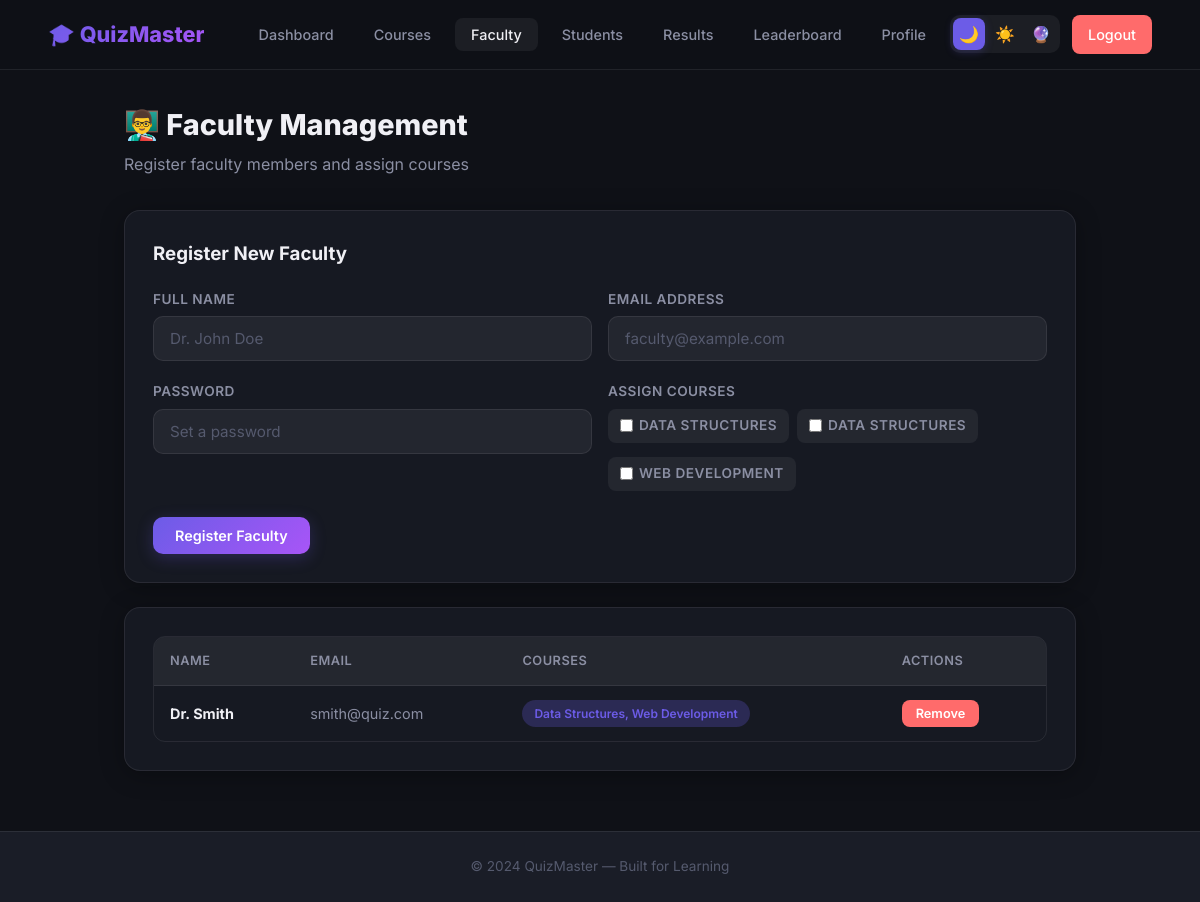
Screenshot of /admin/faculty (signed in) with the database file from the repository.
### tables this page shows
CREATE TABLE courses (
        id INTEGER PRIMARY KEY AUTOINCREMENT,
        name TEXT NOT NULL,
        code TEXT UNIQUE NOT NULL,
        description TEXT,
        created_by INTEGER,
        is_active INTEGER DEFAULT 1,
        created_at TIMESTAMP DEFAULT CURRENT_TIMESTAMP,
        FOREIGN KEY (created_by) REFERENCES users(id)
    );

CREATE TABLE users (
        id INTEGER PRIMARY KEY AUTOINCREMENT,
        name TEXT NOT NULL,
        email TEXT UNIQUE NOT NULL,
        password TEXT NOT NULL,
        role TEXT NOT NULL DEFAULT 'student',
        created_at TIMESTAMP DEFAULT CURRENT_TIMESTAMP
    );

### app.py (the view, shortened to what this page needs)
@app.route("/admin/faculty", methods=["GET", "POST"])
@admin_required
def admin_faculty():
    conn = get_db()
    faculty = conn.execute("""
        SELECT u.*, GROUP_CONCAT(c.name, ', ') as course_names
        FROM users u LEFT JOIN faculty_courses fc ON u.id = fc.faculty_id
        LEFT JOIN courses c ON fc.course_id = c.id
        WHERE u.role = 'faculty' GROUP BY u.id ORDER BY u.name
    """).fetchall()
    courses = conn.execute("SELECT * FROM courses ORDER BY name").fetchall()
    conn.close()
    return render_template("admin/faculty.html", faculty=faculty, courses=courses)

### app.py (called while the page is built)
@login_manager.user_loader
def load_user(user_id):
    conn = get_db()
    user = conn.execute("SELECT * FROM users WHERE id = ?", (user_id,)).fetchone()
    conn.close()
    if user:
        return User(user["id"], user["name"], user["email"], user["password"], user["role"], user["created_at"])
    return None

@app.context_processor
def inject_theme():
    theme = request.cookies.get("theme", "dark")
    return dict(current_theme=theme)

### database.py (called while the page is built)
def get_db():
    conn = sqlite3.connect(DB_PATH)
    conn.row_factory = sqlite3.Row
    conn.execute("PRAGMA foreign_keys = ON")
    return conn

### helpers.py (called while the page is built)
def admin_required(f):
    @wraps(f)
    @login_required
    def decorated_function(*args, **kwargs):
        if current_user.role != "admin":
            flash("Access denied. Admin privileges required.", "error")
            return redirect(url_for("login"))
        return f(*args, **kwargs)
    return decorated_function

### templates/admin/faculty.html (shortened to what this page needs)
{% extends "base.html" %}
{% block content %}
<div class="page-wrapper">
  <div class="container" style="max-width:1000px;">
    <div class="page-header animate-in">
      <h1>👨‍🏫 Faculty Management</h1>
      <p>Register faculty members and assign courses</p>
    </div>
    <div class="card animate-in mb-3">
      <div class="card-header"><h3>Register New Faculty</h3></div>
      <form method="POST">
        <div class="form-row">
          <div class="form-group">
            <label for="name">Full Name</label>
            <input type="text" name="name" id="name" class="form-control" placeholder="Dr. John Doe" required>
          </div>
          <div class="form-group">
            <label for="email">Email Address</label>
            <input type="email" name="email" id="email" class="form-control" placeholder="faculty@example.com" required>
          </div>
        </div>
        <div class="form-row">
          <div class="form-group">
            <label for="password">Password</label>
            <input type="password" name="password" id="password" class="form-control" placeholder="Set a password" required>
          </div>
          <div class="form-group">
            <label>Assign Courses</label>
            <div style="display:flex; flex-wrap:wrap; gap:8px;">
              {% for c in courses %}
              <label style="display:flex; align-items:center; gap:6px; padding:6px 12px; background:var(--bg-input); border-radius:8px; cursor:pointer; font-size:.85rem;">
                <input type="checkbox" name="course_ids" value="{{ c['id'] }}" style="accent-color:var(--accent);">
                {{ c['name'] }}
              </label>
              {% endfor %}
            </div>
          </div>
        </div>
        <button type="submit" class="btn btn-primary">Register Faculty</button>
      </form>
    </div>
    {% if faculty %}
    <div class="card animate-in">
      <div class="table-wrapper">
        <table>
          <thead><tr><th>Name</th><th>Email</th><th>Courses</th><th>Actions</th></tr></thead>
          <tbody>
            {% for f in faculty %}
            <tr>
              <td><strong>{{ f['name'] }}</strong></td>
              <td style="color:var(--text-secondary);">{{ f['email'] }}</td>
              <td>
                {% if f['course_names'] %}
                <span class="badge badge-accent">{{ f['course_names'] }}</span>
                {% else %}<span class="badge badge-warning">No courses</span>{% endif %}
              </td>
              <td>
                <form method="POST" class="confirm-delete" style="display:inline;">
                  <button type="submit" class="btn btn-sm btn-danger">Remove</button>
                </form>
              </td>
            </tr>
            {% endfor %}
          </tbody>
        </table>
      </div>
    </div>
    {% endif %}
  </div>
</div>
{% endblock %}

### static/css/style.css (style rules this page uses)
:root { --font: 'Inter', -apple-system, sans-serif; }
[data-theme="dark"] { --bg-primary: #0f1117; --bg-secondary: #1a1d27; --bg-card: rgba(26, 29, 39, .75); --bg-card-hover: rgba(30, 34, 48, .9); --bg-input: rgba(255, 255, 255, .06); --text-primary: #f0f0f5; --text-secondary: #8b8fa3; --text-muted: #555a6e; --border: rgba(255, 255, 255, .08); --border-hover: rgba(255, 255, 255, .15); --accent: #6c5ce7; --accent-hover: #7f70f0; --accent-glow: rgba(108, 92, 231, .25); --success: #00b894; --error: #ff6b6b; --warning: #fdcb6e; --info: #74b9ff; --gradient-primary: linear-gradient(135deg, #6c5ce7, #a855f7); --gradient-hero: linear-gradient(135deg, #0f1117 0%, #1a1040 50%, #0f1117 100%); --shadow-card: 0 4px 24px rgba(0, 0, 0, .3); --shadow-lg: 0 12px 40px rgba(0, 0, 0, .4); --nav-bg: rgba(15, 17, 23, .85); }
*, *::before, *::after { box-sizing: border-box; margin: 0; padding: 0; }
html { scroll-behavior: smooth; }
body { font-family: var(--font); background: var(--bg-primary); color: var(--text-primary); line-height: 1.6; min-height: 100vh; transition: background .3s, color .3s; }
.container { max-width: 1200px; margin: 0 auto; padding: 0 24px; }
.page-wrapper { min-height: calc(100vh - 70px); padding: 32px 0 60px; }
.card { background: var(--bg-card); backdrop-filter: blur(12px); -webkit-backdrop-filter: blur(12px); border: 1px solid var(--border); border-radius: 16px; padding: 28px; box-shadow: var(--shadow-card); transition: all .3s ease; }
.card-header { margin-bottom: 20px; }
.card-header h2, .card-header h3 { font-weight: 700; margin-bottom: 4px; }
.btn { display: inline-flex; align-items: center; gap: 8px; padding: 10px 22px; border-radius: 10px; font-size: .9rem; font-weight: 600; border: none; cursor: pointer; transition: all .25s ease; font-family: var(--font); text-decoration: none; }
.btn-primary { background: var(--gradient-primary); color: #fff; box-shadow: 0 4px 16px var(--accent-glow); }
.btn-danger { background: var(--error); color: #fff; }
.btn-sm { padding: 6px 14px; font-size: .8rem; border-radius: 8px; }
.form-group { margin-bottom: 20px; }
.form-group label { display: block; font-size: .85rem; font-weight: 600; color: var(--text-secondary); margin-bottom: 6px; text-transform: uppercase; letter-spacing: .5px; }
.form-control { width: 100%; padding: 12px 16px; background: var(--bg-input); border: 1px solid var(--border); border-radius: 10px; color: var(--text-primary); font-size: .95rem; font-family: var(--font); transition: all .2s; outline: none; }
.form-control::placeholder { color: var(--text-muted); }
.form-row { display: grid; grid-template-columns: 1fr 1fr; gap: 16px; }
.table-wrapper { overflow-x: auto; border-radius: 12px; border: 1px solid var(--border); }
table { width: 100%; border-collapse: collapse; }
th { background: var(--bg-input); color: var(--text-secondary); font-size: .8rem; font-weight: 600; text-transform: uppercase; letter-spacing: .5px; padding: 14px 16px; text-align: left; }
td { padding: 14px 16px; border-top: 1px solid var(--border); font-size: .9rem; }
.badge { display: inline-flex; align-items: center; padding: 4px 12px; border-radius: 20px; font-size: .75rem; font-weight: 600; }
.badge-accent { background: var(--accent-glow); color: var(--accent); }
.page-header { margin-bottom: 32px; }
.page-header h1 { font-size: 1.8rem; font-weight: 800; margin-bottom: 4px; }
.page-header p { color: var(--text-secondary); }
.animate-in { animation: fadeIn .4s ease both; }
.animate-in:nth-child(1) { animation-delay: .05s; }
.animate-in:nth-child(2) { animation-delay: .1s; }
.animate-in:nth-child(3) { animation-delay: .15s; }
.mb-3 { margin-bottom: 24px; }

### rows the page displays
courses: name "DATA STRUCTURES"
courses: name "DATA STRUCTURES"
courses: name "WEB DEVELOPMENT"
users: name "Dr. Smith", email "smith@quiz.com", course_names "Data Structures, Web Development"
